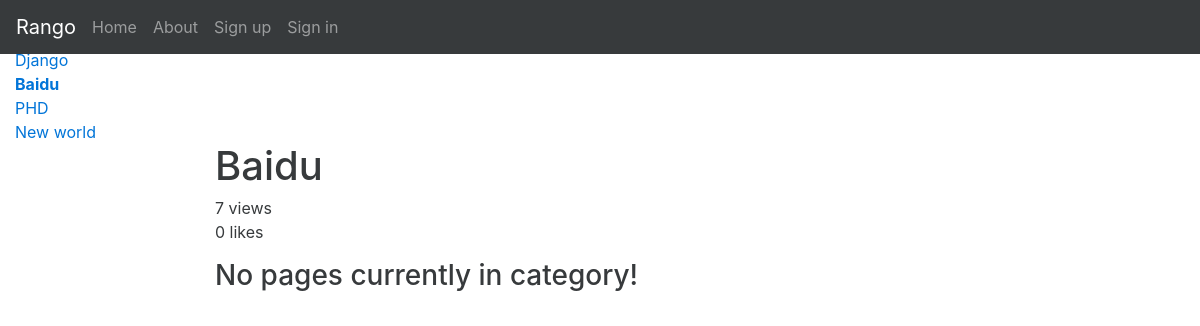
Screenshot of /rango/category/baidu/ with the database file from the repository.
### rango/models.py (models this page shows, shortened)
class Category(models.Model):
	name = models.CharField(max_length = 128, unique = True)
	views = models.IntegerField(default = 0)
	likes = models.IntegerField(default = 0)
	slug = models.SlugField(default = "")
	def save(self, *args, **kwargs):
		self.slug = slugify(self.name)
		super(Category, self).save(*args, **kwargs)
	class Meta:
		verbose_name_plural = 'categories'

### rango/views.py (the view)
# urls.py: url(r'^category/(?P<category_name_slug>[\w\-]+)/$', views.show_category, name = 'show_category'),
def show_category(request, category_name_slug):
	context_dict = {}
	try:
		category = Category.objects.get(slug = category_name_slug)
		pages = Page.objects.filter(category = category).order_by('-views')
		category.views = category.views + 1
		category.save()
		context_dict['category'] = category
		context_dict['pages'] = pages
	except Category.DoesNotExist:
		context_dict['category'] = None
		context_dict['pages'] = None
	return render(request, 'rango/category.html', context = context_dict)

### rango/templatetags/rango_template_tags.py (called while the page is built)
@register.inclusion_tag('rango/cats.html')
def get_category_list(cat = None):
	return {'cats': Category.objects.all(),
		'act_cat': cat}

### templates/rango/category.html (shortened to what this page needs)
{% extends 'rango/base.html' %}
{% block body %}
		{% if category %}
			<h1 >{{ category.name }}</h1>
			<p>{{ category.views }} views<br />
			{{ category.likes }} likes</p>
			{% if pages %}
				<ul>
					{% for page in pages %}
						<li><a href="{% url 'goto' %}?page_id={{ page.id }}">{{ page.title }}</a>   {{ page.views }} views</li>
					{% endfor %}
				</ul>
			{% else %}
				<h3>No pages currently in category!</h3>
			{% endif %}
		{% else %}
			<h3>The specified category does not exist!</h3>
		{% endif %}
{% endblock %}

### templates/rango/cats.html
<ul class="nav nav-sidebar">
	{% if cats %}
		{% for c in cats %}
			{% if c == act_cat %}
				<li>
				<strong>
				<a href="{% url 'show_category' c.slug %}">{{ c.name }}</a>
				</strong>
				</li>
			{% else %}
				<li>
				<a href="{% url 'show_category' c.slug %}">{{ c.name }}</a>
				</li>
			{% endif %}
		{% endfor %}
	{% else %}
		<strong>There are no category present.</strong>
	{% endif %}
</ul>

### rows the page displays
Category: name "Django"
Category: name "Baidu", views "7", likes "0"
Category: name "PHD"
Category: name "New world"
